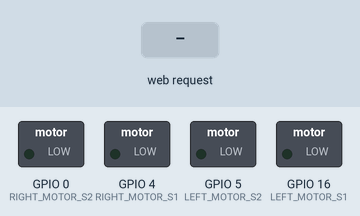
A sketch run on a simulated ESP8266 (NodeMCU). On the bench: switched loads named in the sketch (green lamp = pin HIGH). The test bench sets the inputs (shaded band). WiFi joins after 1.5 s; servers stay silent unless stated; what the sketch prints to the serial monitor is not drawn.

Above: at 2.7 s.
2.8 s: HTTP request GET /16/TURNING_LEFT received
At 3.6 s:
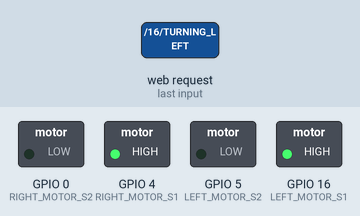
4.3 s: HTTP request GET /4/TURNING_RIGHT received
At 4.7 s:
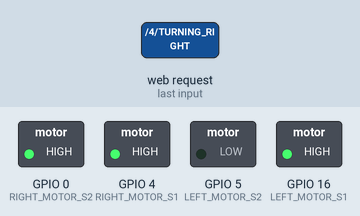
5.8 s: HTTP request GET /16/STOP received
At 7.0 s:
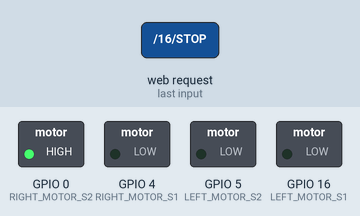
7.3 s: HTTP request GET /5/BACKWARD received
At 8.2 s:
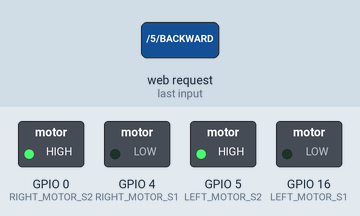
8.8 s: HTTP request GET /0/STOP received
At 9.3 s:
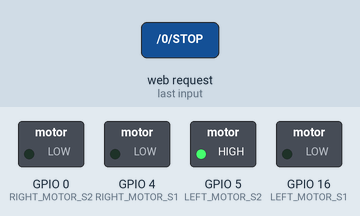
10.3 s: HTTP request GET /5/STOP received
At 11.7 s:
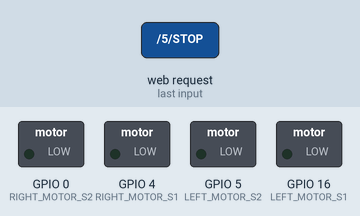
Timing chart, 0 to 12.8 s (numbered marks = the images above; inputs shaded):
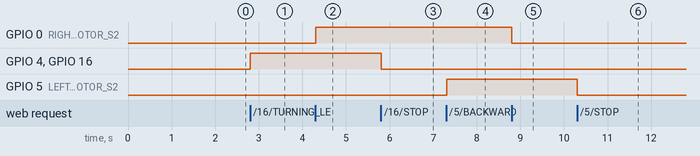

The sketch:

Node_MCU_server.ino
```cpp
// Load Wi-Fi library
#include <ESP8266WiFi.h>

// Replace with your network credentials
const char* ssid     = "IOT";
const char* password = "Aman@132";

// Set web server port number to 80
WiFiServer server(80);


// Variable to store the HTTP request
String header;

// Auxiliar variables to store the current output state
String S1_STATE = "STOP";
String S2_STATE = "STOP";
String S3_STATE = "STOP";
String S4_STATE = "STOP";

// Assign output variables to GPIO pins
const int LEFT_MOTOR_S1 = 16;
const int LEFT_MOTOR_S2 = 5;
const int RIGHT_MOTOR_S1 = 4;
const int RIGHT_MOTOR_S2 = 0;

// Current time
unsigned long currentTime = millis();
// Previous time
unsigned long previousTime = 0;
// Define timeout time in milliseconds (example: 2000ms = 2s)
const long timeoutTime = 2000;

void setup() {
  Serial.begin(115200);
  // Initialize the output variables as outputs
  pinMode(LEFT_MOTOR_S1, OUTPUT);
  pinMode(LEFT_MOTOR_S2, OUTPUT);
   pinMode(RIGHT_MOTOR_S1, OUTPUT);
   pinMode(RIGHT_MOTOR_S2, OUTPUT);
  // Set outputs to LOW
  digitalWrite(LEFT_MOTOR_S1, LOW);
  digitalWrite(LEFT_MOTOR_S2, LOW);
  digitalWrite(RIGHT_MOTOR_S1, LOW);
  digitalWrite(RIGHT_MOTOR_S2, LOW);
  // Connect to Wi-Fi network with SSID and password
  Serial.print("Connecting to ");
  Serial.println(ssid);
  WiFi.begin(ssid, password);
  while (WiFi.status() != WL_CONNECTED) {
    delay(500);
    Serial.print(".");
  }
  // Print local IP address and start web server
  Serial.println("");
  Serial.println("WiFi connected.");
  Serial.println("IP address: ");
  Serial.println(WiFi.localIP());
  server.begin();
}

void loop(){
  WiFiClient client = server.available();

  if (client) {
    Serial.println("New Client.");
    String currentLine = "";
    currentTime = millis();
    previousTime = currentTime;
    while (client.connected() && currentTime - previousTime <= timeoutTime) {
      currentTime = millis();
      if (client.available()) {
        char c = client.read();             // read a byte, then
        Serial.write(c);                    // print it out the serial monitor
        header += c;
        if (c == '\n') {                    // if the byte is a newline character
          // if the current line is blank, you got two newline characters in a row.
          // that's the end of the client HTTP request, so send a response:
          if (currentLine.length() == 0) {

            client.println("HTTP/1.1 200 OK");
            client.println("Content-type:text/html");
            client.println("Connection: close");
            client.println();

            // turns the GPIOs on and off
            if (header.indexOf("GET /16/TURNING_LEFT") >= 0) {
              Serial.println("ROBOT IS TURNING LEFT");
              S1_STATE = "TURNING_LEFT";
              digitalWrite(LEFT_MOTOR_S1, HIGH);
              digitalWrite(RIGHT_MOTOR_S1, HIGH);
            } else if (header.indexOf("GET /16/STOP") >= 0) {
              Serial.println("STOP CONDITION");
              S1_STATE = "STOP";
              digitalWrite(LEFT_MOTOR_S1, LOW);
              digitalWrite(RIGHT_MOTOR_S1, LOW);
            } else if (header.indexOf("GET /4/TURNING_RIGHT") >= 0) {
              Serial.println("ROBOT IS TURNING RIGHT");
              S3_STATE = "TURNING_RIGHT";
              digitalWrite(RIGHT_MOTOR_S2, HIGH);
            } else if (header.indexOf("GET /4/STOP") >= 0) {
              Serial.println("STOP CONDITION");
              S3_STATE = "STOP";
              digitalWrite(RIGHT_MOTOR_S1, LOW);
            }else if (header.indexOf("GET /5/BACKWARD") >= 0) {
              Serial.println("BACKWARD");
              S2_STATE = "BACKWARD";
              digitalWrite(LEFT_MOTOR_S2, HIGH);
              digitalWrite(RIGHT_MOTOR_S2, HIGH);
            } else if (header.indexOf("GET /5/STOP") >= 0) {
              Serial.println("STOP CONDITION");
              S2_STATE = "STOP";
              digitalWrite(LEFT_MOTOR_S2, LOW);
              digitalWrite(RIGHT_MOTOR_S2, LOW);
            }else if (header.indexOf("GET /0/FORWARD") >= 0) {
              Serial.println("FORWARD");
              S4_STATE = "FORWARD";
              digitalWrite(RIGHT_MOTOR_S2, HIGH);
            } else if (header.indexOf("GET /0/STOP") >= 0) {
              Serial.println("STOP CONDITION");
              S4_STATE = "STOP";
              digitalWrite(RIGHT_MOTOR_S2, LOW);
            }

            // Display the HTML web page
            client.println("<!DOCTYPE html><html>");
            client.println("<head><meta name=\"viewport\" content=\"width=device-width, initial-scale=1\">");
            client.println("<link rel=\"icon\" href=\"data:,\">");
            // CSS to style the on/off buttons
            // Feel free to change the background-color and font-size attributes to fit your preferences
            client.println("<style>html { font-family: Helvetica; display: inline-block; margin: 0px auto; text-align: center;}");
            client.println(".button { background-color: #F08080; border: none; color: black; padding: 16px 40px;");
            client.println("text-decoration: none; font-size: 30px; margin: 2px; cursor: pointer;}");
            client.println(".button2 {background-color: #F08080;}</style></head>");

            // Web Page Heading
            client.println("<body><h1>Martian</h1>");

            // Display current state, and ON/OFF buttons for GPIO 5
            client.println("<p> ROBOT STATE " + S1_STATE + "</p>");
            // If the output5State is off, it displays the ON button
            if (S1_STATE=="STOP") {
              client.println("<p><a href=\"/16/TURNING_LEFT\"><button class=\"button\"><</button></a></p>");
            } else {
              client.println("<p><a href=\"/16/STOP\"><button class=\"button button2\"><</button></a></p>");
            }

            // Display current state, and ON/OFF buttons for GPIO 4
            client.println("<p>ROBOT STATE " + S3_STATE + "</p>");
            // If the output4State is off, it displays the ON button
            if (S3_STATE=="STOP") {
              client.println("<p><a href=\"/4/TURNING_RIGHT\"><button class=\"button\">></button></a></p>");
            } else {
              client.println("<p><a href=\"/4/STOP\"><button class=\"button button2\">></button></a></p>");
            }

            // Display current state, and ON/OFF buttons for GPIO 4
            client.println("<p>ROBOT STATE " + S2_STATE + "</p>");
            // If the output4State is off, it displays the ON button
            if (S2_STATE=="STOP") {
              client.println("<p><a href=\"/5/BACKWARD\"><button class=\"button\">></button></a></p>");
            } else {
              client.println("<p><a href=\"/5/STOP\"><button class=\"button button2\">></button></a></p>");
            }

            // Display current state, and ON/OFF buttons for GPIO 4
            client.println("<p>ROBOT STATE " + S4_STATE + "</p>");
            // If the output4State is off, it displays the ON button
            if (S4_STATE=="STOP") {
              client.println("<p><a href=\"/0/FORWARD\"><button class=\"button\">></button></a></p>");
            } else {
              client.println("<p><a href=\"/0/STOP\"><button class=\"button button2\">></button></a></p>");
            }
            client.println("</body></html>");

            // The HTTP response ends with another blank line
            client.println();
            // Break out of the while loop
            break;
          } else { // if you got a newline, then clear currentLine
            currentLine = "";
          }
        } else if (c != '\r') {  // if you got anything else but a carriage return character,
          currentLine += c;      // add it to the end of the currentLine
        }
      }
    }
    // Clear the header variable
    header = "";
    // Close the connection
    client.stop();
    Serial.println("Client disconnected.");
    Serial.println("");
  }
}
```

Measured:
- after the input at 2.8 s, GPIO 4 (RIGHT_MOTOR_S1), GPIO 16 (LEFT_MOTOR_S1): LOW → HIGH at once
- after the input at 4.3 s, GPIO 0 (RIGHT_MOTOR_S2): LOW → HIGH at once
- after the input at 5.8 s, GPIO 4 (RIGHT_MOTOR_S1), GPIO 16 (LEFT_MOTOR_S1): HIGH → LOW at once
- after the input at 7.3 s, GPIO 5 (LEFT_MOTOR_S2): LOW → HIGH at once
- after the input at 8.8 s, GPIO 0 (RIGHT_MOTOR_S2): HIGH → LOW at once
- after the input at 10.3 s, GPIO 5 (LEFT_MOTOR_S2): HIGH → LOW at once
